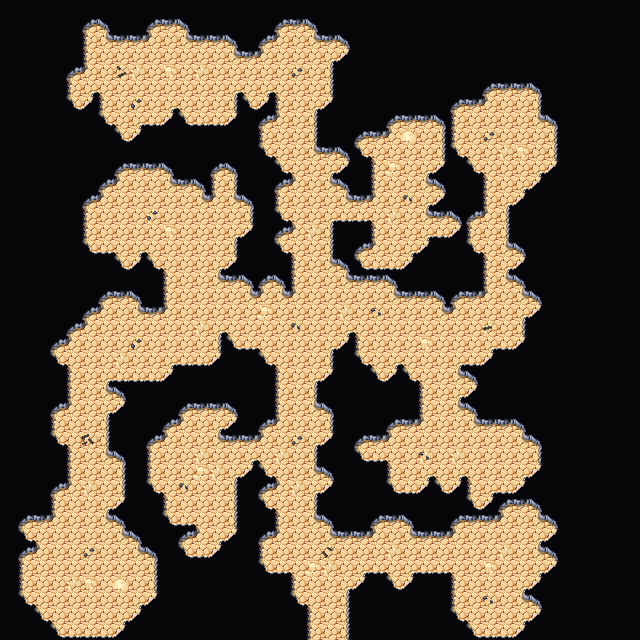

Rendered tile map (Tiled .tmx) drawn with the repository's tilesets; below, a short description and the map source with its tile grids summarised:
An orthogonal 40x40 tile map with 16x16 px tiles, 4 tile layers (Collision, Background, Walls, Clutter), 2 tilesets and 1 object.

<map version="1.5" tiledversion="1.7.2" orientation="orthogonal" renderorder="right-down" width="40" height="40" tilewidth="16" tileheight="16" infinite="0" nextlayerid="7" nextobjectid="63">
 <editorsettings>
  <export target="wastetown..tmx" format="tmx" />
 </editorsettings>
 <tileset firstgid="1" source="../../../tileset/main.tsx" />
 <tileset firstgid="3477" source="../../../tileset/buildings.tsx" />
 <layer id="6" name="Collision" width="40" height="40">
  <data>[1600 cells, 0 non-empty, 0 distinct tile ids]</data>
 </layer>
 <layer id="1" name="Background" width="40" height="40">
  <data>[1600 cells, 1600 non-empty, 1 distinct tile ids]</data>
 </layer>
 <layer id="2" name="Walls" width="40" height="40">
  <data>[1600 cells, 1265 non-empty, 19 distinct tile ids]</data>
 </layer>
 <layer id="3" name="Clutter" width="40" height="40">
  <properties>
   <property name="spriteLayer" type="bool" value="true" />
  </properties>
  <data>[1600 cells, 38 non-empty, 12 distinct tile ids]</data>
 </layer>
 <objectgroup id="4" name="Objects">
  <object id="62" template="../../../obj/door_up.tx" x="322.639" y="639.376">
   <properties>
    <property name="teleport" value="../common/maps/map/cave/cave_multilevel_4/cave_23B5.tmx" />
    <property name="teleportObjectId" value="61" />
   </properties>
  </object>
 </objectgroup>
</map>
